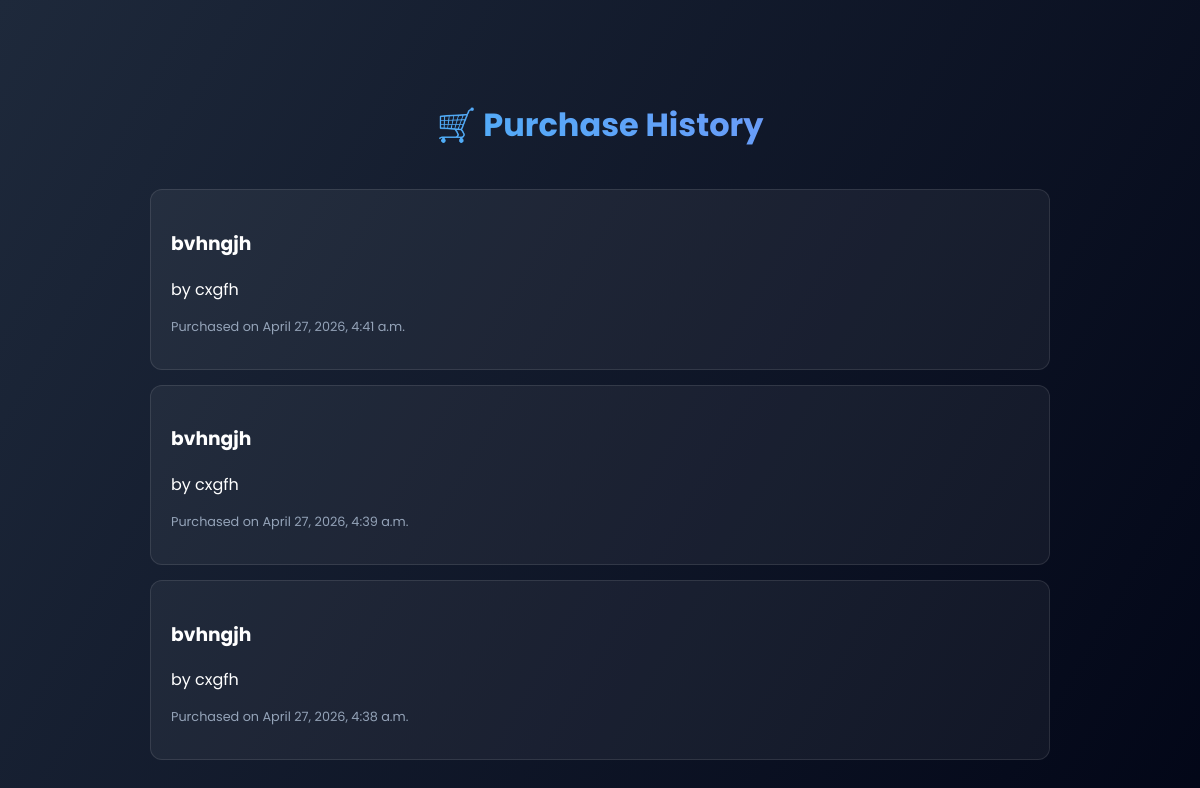
The page /history/ on the database as committed earlier.
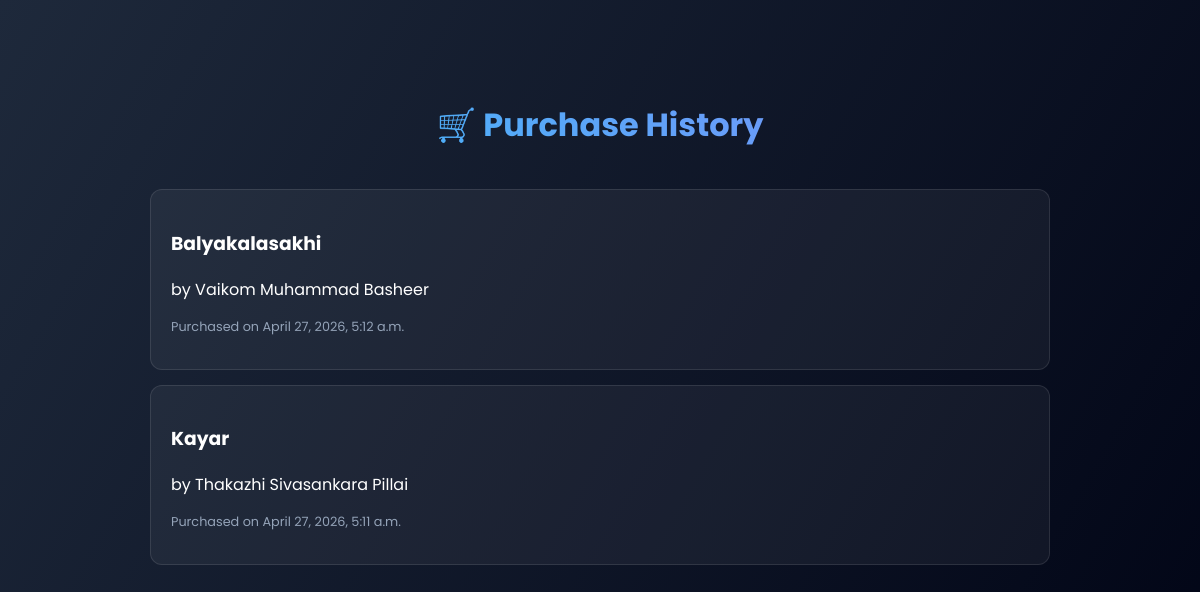
The same page on the database as committed later.
### project/models.py (models this page shows, shortened)
class Purchase(models.Model):
    book = models.ForeignKey(Book, on_delete=models.CASCADE)
    purchased_at = models.DateTimeField(auto_now_add=True)

class Book(models.Model):
    title = models.CharField(max_length=200)
    author = models.CharField(max_length=200)
    published_date = models.DateField()
    pages = models.IntegerField()

### project/views.py (the view)
# urls.py: path('history/', views.history, name='history'),
def history(request):
    purchases = Purchase.objects.order_by('-purchased_at')
    return render(request, 'history.html', {'purchases': purchases})

### templates/history.html (shortened to what this page needs)
<!DOCTYPE html>
<html lang="en">
<head>
</head>
<body>
<div class="container">
    <h1>🛒 Purchase History</h1>
    {% for p in purchases %}
        <div class="history-card">
            <h3>{{ p.book.title }}</h3>
            <p>by {{ p.book.author }}</p>
            <p class="time">Purchased on {{ p.purchased_at }}</p>
        </div>
    {% empty %}
        <p>No purchases yet.</p>
    {% endfor %}
</div>
</body>
</html>

Rows that differ between the two databases and show on the page:
removed Purchase: book "bvhngjh", book.author "cxgfh", purchased_at "April 27, 2026, 4:41 a.m."
removed Purchase: book "bvhngjh", book.author "cxgfh", purchased_at "April 27, 2026, 4:39 a.m."
removed Purchase: book "bvhngjh", book.author "cxgfh", purchased_at "April 27, 2026, 4:38 a.m."
added Purchase: book "Balyakalasakhi", book.author "Vaikom Muhammad Basheer", purchased_at "April 27, 2026, 5:12 a.m."
added Purchase: book "Kayar", book.author "Thakazhi Sivasankara Pillai", purchased_at "April 27, 2026, 5:11 a.m."
